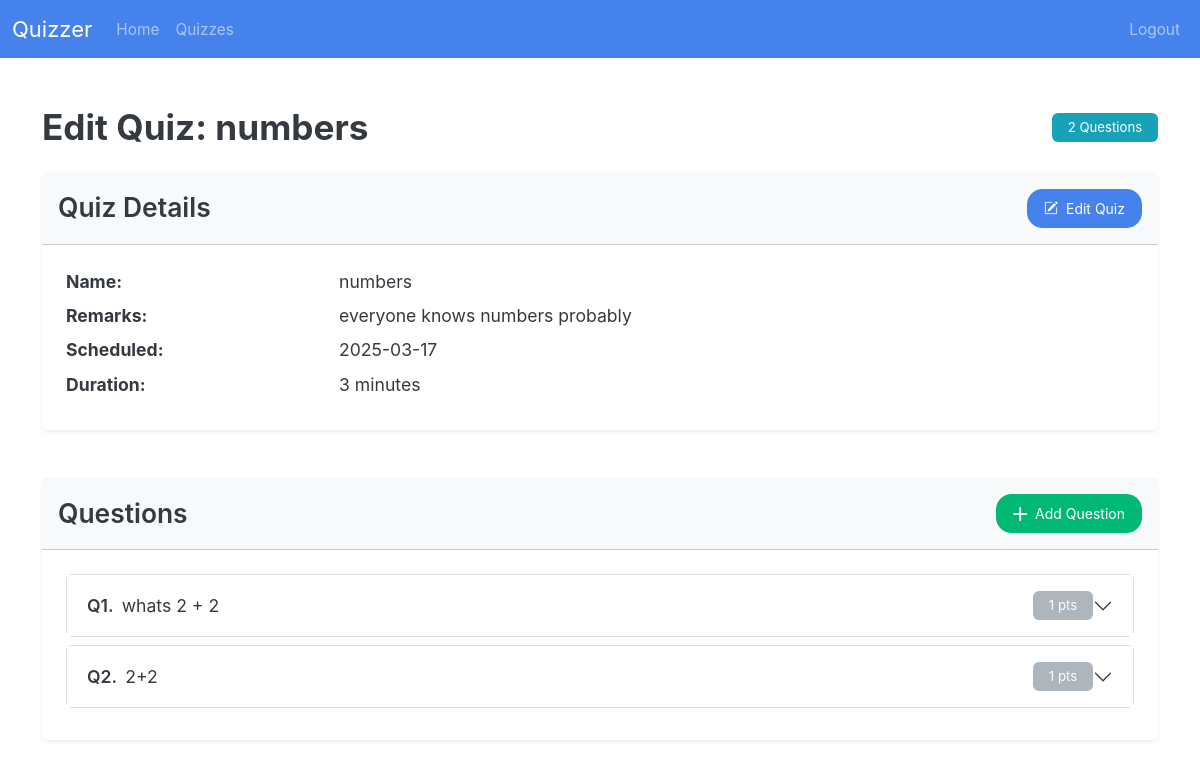
/admin/quiz/1 (signed in), run on an earlier commit of the app's database.
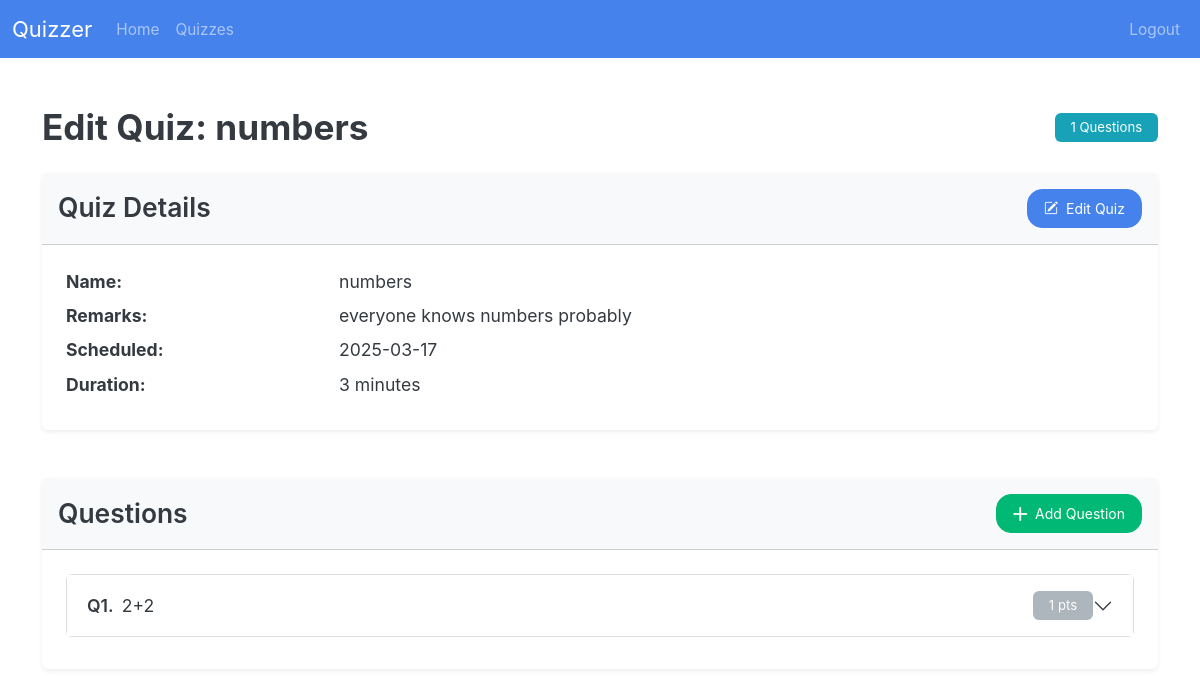
And on a later commit of the database.
### models/models.py (models this page shows)
class Quiz(db.Model):
    quiz_id: Mapped[id_pk]
    quiz_name: Mapped[str]
    chapter_id: Mapped[int] = mapped_column(ForeignKey("chapter.chapter_id"))
    subject_id: Mapped[int] = mapped_column(ForeignKey("subject.subject_id"))
    date: Mapped[Optional[date]]
    duration: Mapped[Optional[int]]  # minutes? hopefully
    remarks: Mapped[str]
    chapter: Mapped["Chapter"] = relationship(back_populates="quizzes")
    questions: Mapped[List["Question"]] = relationship(
        back_populates="quiz", cascade="all,delete-orphan"
    )
    scores: Mapped[List["Score"]] = relationship(
        back_populates="quiz", cascade="all,delete-orphan"
    )

class Question(db.Model):
    quiz_id: Mapped[int] = mapped_column(ForeignKey("quiz.quiz_id"))
    question_id: Mapped[id_pk]
    text: Mapped[str]
    marks: Mapped[int]
    quiz: Mapped["Quiz"] = relationship(back_populates="questions")
    options: Mapped[List["Option"]] = relationship(
        back_populates="question", cascade="all,delete-orphan"
    )

### routes/admin_routes.py (the view, shortened to what this page needs)
@admin_bp.route("quiz/<int:quiz_id>", methods=["GET", "POST"])
def edit_quiz(quiz_id):
    quiz = select_quiz(quiz_id)
    if not quiz:
        return jsonify({"errors":[f"quiz with quiz_id {quiz_id} not found"]}),404
    return render_template(
        "admin/quiz.html",
        quiz=quiz,
        quiz_form=QuizForm(),
        question_form=QuestionForm(),
        edit_question_form=editQuestionForm(),
    )

### app.py (called while the page is built)
@app.template_global()
def is_active(page_name):  # small function to make the nav_bar code better
    return "active" if request.endpoint == page_name else ""

### routes/__init__.py (called while the page is built)
def init_login_manager(app):
    login_manager = LoginManager()
    login_manager.init_app(app)
    login_manager.login_view = "auth.login"  # goes to the login() function in auth_bp
    @login_manager.user_loader
    def load_user(user_id):
        return db.session.scalar(select(User).where(User.user_id == user_id))

### routes/admin_routes.py (called while the page is built)
@admin_bp.before_request
def require_admin():
    if not current_user.is_authenticated or current_user.username != "admin":
        return current_app.login_manager.unauthorized()

def select_quiz(quiz_id):
    return session.scalar(select(Quiz).where(Quiz.quiz_id == quiz_id))

### templates/admin/quiz.html (shortened to what this page needs)
{% extends "base.html" %}  {% block body %} {% include "admin/nav.html" %}
<div class="container py-5">
  <div class="d-flex justify-content-between align-items-center mb-4">
    <h2 class="mb-0 fw-bold">Edit Quiz: {{ quiz.quiz_name }}</h2>
    <span class="badge bg-info">{{ quiz.questions|length }} Questions</span>
  </div>
  <div class="card shadow-sm mb-5 border-0">
    <div
      class="card-header bg-light py-3 d-flex justify-content-between align-items-center"
    >
      <h4 class="mb-0 fw-semibold">Quiz Details</h4>
      <button
        class="btn btn-primary btn px-3"
        data-bs-toggle="modal"
        data-bs-target="#editQuizModal"
        data-bs-tooltip="tooltip"
        title="Edit quiz details"
        onclick='updateModalFormAction(
                "{{ url_for("admin.edit_quiz", quiz_id=quiz.quiz_id) }}",
                "editQuizModal",
                {{
                  {
                  "quiz_name": quiz.quiz_name,
                  "remarks": quiz.remarks,
                  "date": quiz.date.isoformat() if quiz.date else 0,
                  "duration": quiz.duration  if quiz.duration else "",
                  }
                }}
              )'
      >
        <i class="bi bi-pencil-square me-1"></i> Edit Quiz
      </button>
    </div>
    <div class="card-body p-4">
      <dl class="row mb-0">
        <dt class="col-sm-3">Name:</dt>
        <dd class="col-sm-9">{{ quiz.quiz_name }}</dd>
        <dt class="col-sm-3">Remarks:</dt>
        <dd class="col-sm-9">{{ quiz.remarks }}</dd>
        {% if quiz.date %}
        <dt class="col-sm-3">Scheduled:</dt>
        <dd class="col-sm-9">{{ quiz.date }}</dd>
        {% endif %} {% if quiz.duration %}
        <dt class="col-sm-3">Duration:</dt>
        <dd class="col-sm-9">{{ quiz.duration }} minutes</dd>
        {% endif %}
      </dl>
    </div>
  </div>
  <div class="card shadow-sm border-0">
    <div
      class="card-header bg-light py-3 d-flex justify-content-between align-items-center"
    >
      <h4 class="mb-0 fw-semibold">Questions</h4>
      <button
        class="btn btn-success btn px-3"
        data-bs-toggle="modal"
        data-bs-target="#createQuestionModal"
        data-bs-tooltip="tooltip"
        title="Add new question"
      >
        <i class="bi bi-plus-lg me-1"></i> Add Question
      </button>
    </div>
    <div class="card-body p-4">
      {% if quiz.questions %}
      <div class="accordion accordion-flush" id="questionsAccordion">
        {% for question in quiz.questions %}
        <div class="accordion-item border mb-2 rounded">
          <h2 class="accordion-header" id="heading{{ question.question_id }}">
            <button
              class="accordion-button collapsed py-3"
              type="button"
              data-bs-toggle="collapse"
              data-bs-target="#collapse{{ question.question_id }}"
              aria-expanded="false"
              aria-controls="collapse{{ question.question_id }}"
            >
              <div class="d-flex align-items-center gap-2 w-100">
                <span class="fw-semibold">Q{{ loop.index }}.</span>
                <span class="flex-grow-1">{{ question.text }}</span>
                <span class="badge bg-secondary">{{ question.marks }} pts</span>
              </div>
            </button>
          </h2>
        </div>
        {% endfor %}
      </div>
      {% else %}
      <div class="text-center py-5">
        <p class="text-muted mb-0">No questions added yet.</p>
      </div>
      {% endif %}
    </div>
  </div>
</div>
{% import "macros.html" as macros %} {{ macros.modal_form("editQuizModal", "Edit
edit_question_form) }} {% endblock %}

### templates/base.html (shortened to what this page needs)
<!doctype html>
<html lang="en">
  <head>
    <link href="{{url_for("static", filename="style.css")}}" rel="stylesheet" />
  </head>
  <body>
    {% block body %} {% endblock %}
    <link
      rel="stylesheet"
      href="https://cdn.jsdelivr.net/npm/bootstrap-icons@1.5.0/font/bootstrap-icons.css"
    />
  </body>
</html>

### templates/admin/nav.html (shortened to what this page needs)
<nav class="navbar navbar-expand-lg bg-primary" data-bs-theme="dark">
  <div class="container-fluid">
    <a class="navbar-brand" href="#">Quizzer</a>
    <div class="collapse navbar-collapse" id="navbarColor01">
      <ul class="navbar-nav me-auto">
        <li class="nav-item">
          <a
            class="nav-link {{ is_active('admin.admin_home') }}"
            href="{{ url_for('admin.admin_home') }}"
            >Home</a
          >
        </li>
        <li class="nav-item">
          <a class="nav-link">Quizzes</a>
        </li>
      </ul>
      <ul class="navbar-nav">
        <li class="nav-item">
          <a class="nav-link" href="{{url_for('auth.logout')}}"> Logout </a>
        </li>
      </ul>
    </div>
  </div>
</nav>

What changed in the data, as far as the page shows it:
removed Question: text "whats 2 + 2", marks "1"
Also different on the page:
{{ quiz.questions|length }}: "2" → "1"
